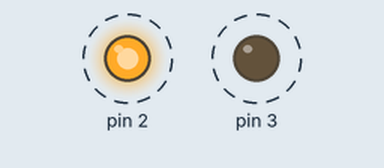
This sketch was run on a simulated Arduino Uno, built with avr-gcc and run on an emulated ATmega328P. On the bench: output pins drawn as LEDs (lit = HIGH). Dashed ring = blinking.

Above: at 0.15 s.
Timing chart, 0 to 3.0 s (numbered marks = the images above):
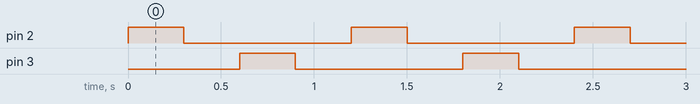

Measured:
- by itself, pin 2, pin 3: alternates HIGH for 0.30 s and LOW for 0.90 s
- by itself, everything shown: repeats every 1.2 s, in 4 steps

The sketch:

Exercise_2.ino
```cpp
void setup() {
  // put your setup code here, to run once:
  pinMode(2, OUTPUT);
  pinMode(3, OUTPUT);
}

void loop() {
  // put your main code here, to run repeatedly:
  digitalWrite(2, HIGH);
  delay(300);
  digitalWrite(2, LOW);
  delay(300);
  digitalWrite(3, HIGH);
  delay(300);
  digitalWrite(3, LOW);
  delay(300);
}
```
